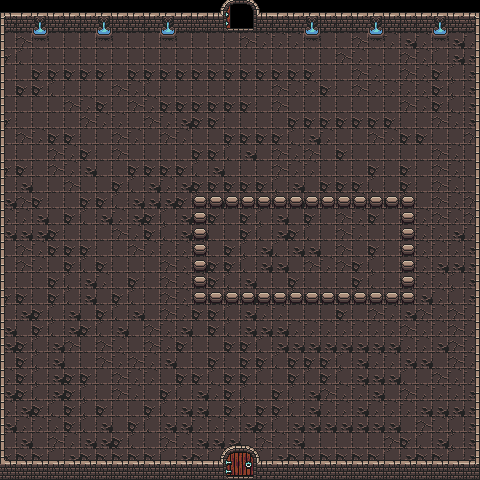

Rendered tile map (Tiled .tmx) drawn with the repository's tilesets; below, a short description and the map source with its tile grids summarised:
An orthogonal 30x30 tile map with 16x16 px tiles, 5 tile layers (floorLayer, miscLayer, wallLayer, chestLayer, ...) and 4 objects (4x spawn).

<map version="1.5" tiledversion="1.7.2" orientation="orthogonal" renderorder="right-down" width="30" height="30" tilewidth="16" tileheight="16" infinite="0" nextlayerid="7" nextobjectid="5">
 <editorsettings>
  <export target="Room1.json" format="json" />
 </editorsettings>
 <tileset firstgid="1" name="dungeon-tileset" tilewidth="16" tileheight="16" tilecount="1024" columns="32">
  <image source="dungeon-tileset.png" width="512" height="512" />
 </tileset>
 <layer id="2" name="floorLayer" width="30" height="30">
  <data>[900 cells, 822 non-empty, 7 distinct tile ids]</data>
 </layer>
 <layer id="4" name="miscLayer" width="30" height="30">
  <data>[900 cells, 38 non-empty, 1 distinct tile ids]</data>
 </layer>
 <layer id="1" name="wallLayer" width="30" height="30">
  <data>[900 cells, 164 non-empty, 15 distinct tile ids]</data>
 </layer>
 <objectgroup id="6" name="objectLayer">
  <object id="1" name="playerSpawn" type="spawn" x="240" y="64">
   <point />
  </object>
  <object id="2" name="chestSpawn" type="spawn" x="304" y="256">
   <point />
  </object>
  <object id="3" name="enemySpawn" type="spawn" x="80" y="240">
   <point />
  </object>
  <object id="4" name="playerExit" type="spawn" x="238.811" y="432.293">
   <point />
  </object>
 </objectgroup>
 <layer id="5" name="chestLayer" width="30" height="30">
  <data>[900 cells, 0 non-empty, 0 distinct tile ids]</data>
 </layer>
 <layer id="3" name="doorLayer" width="30" height="30">
  <data>[900 cells, 22 non-empty, 17 distinct tile ids]</data>
 </layer>
</map>
